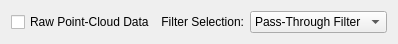
   <widget class="QWidget" name="layoutWidget">
    <property name="geometry">
     <rect>
      <x>660</x>
      <y>550</y>
      <width>268</width>
      <height>24</height>
     </rect>
    </property>
    <layout class="QHBoxLayout" name="horizontalLayout_6">
     <item>
      <widget class="QCheckBox" name="checkBox_2">
       <property name="text">
        <string>Raw Point-Cloud Data</string>
       </property>
      </widget>
     </item>
     <item>
      <widget class="QLabel" name="label">
       <property name="text">
        <string>Filter Selection:</string>
       </property>
       <property name="alignment">
        <set>Qt::AlignmentFlag::AlignRight|Qt::AlignmentFlag::AlignTrailing|Qt::AlignmentFlag::AlignVCenter</set>
       </property>
      </widget>
     </item>
     <item>
      <widget class="QComboBox" name="comboBox">
       <item>
        <property name="text">
         <string>Pass-Through Filter</string>
        </property>
       </item>
       <item>
        <property name="text">
         <string>Gaussian Filter</string>
        </property>
       </item>
       <item>
        <property name="text">
         <string>Voxel Filter</string>
        </property>
       </item>
       <item>
        <property name="text">
         <string>Statistical Filter</string>
        </property>
       </item>
       <item>
        <property name="text">
         <string>Radius Filter</string>
        </property>
       </item>
       <item>
        <property name="text">
         <string>Frequency Filter</string>
        </property>
       </item>
       <item>
        <property name="text">
         <string>Bilateral Filter</string>
        </property>
       </item>
      </widget>
     </item>
    </layout>
   </widget>
